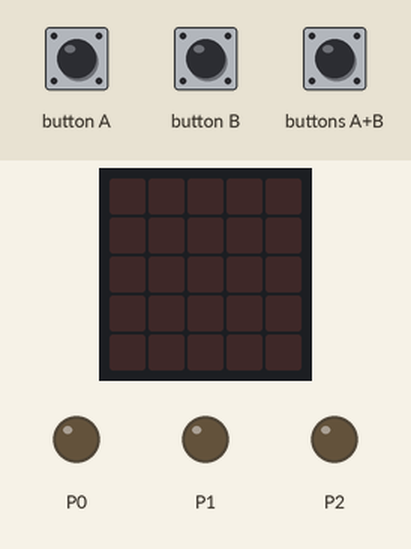
Simulated run of this program. Board: BBC micro:bit running MicroPython. Parts: the board's 5×5 LED display, output pins drawn as LEDs (lit = HIGH). Dashed ring = blinking. The test bench sets the inputs (shaded band).

Above: at 1.2 s.
1.3 s: buttons A+B pressed for 0.15 s
At 1.4 s:
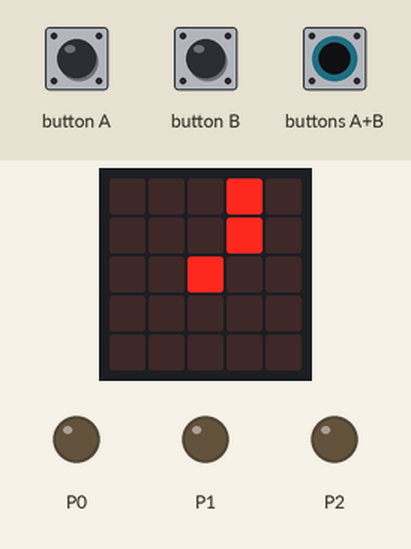
4.3 s: buttons A+B pressed for 1 s
At 4.4 s:
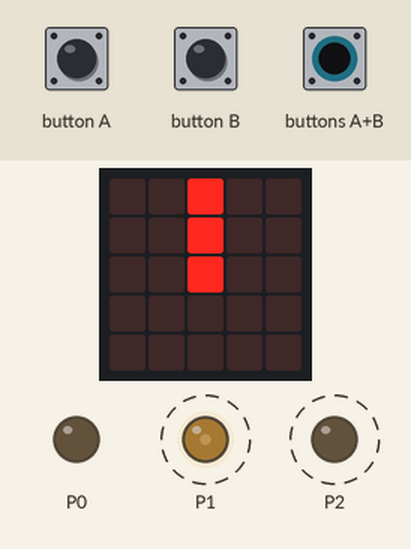
7.3 s: buttons A+B pressed for 3.2 s
At 9.61 s:
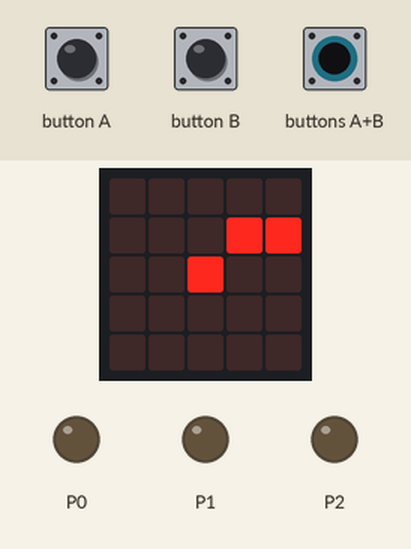
16.0 s: button A pressed for 0.15 s
At 16.63 s:
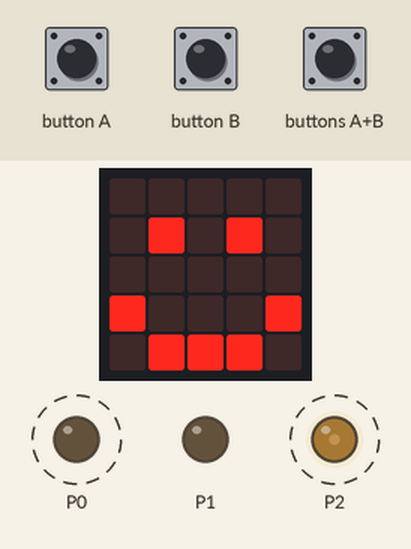
19.1 s: button B pressed for 0.15 s
At 19.2 s:
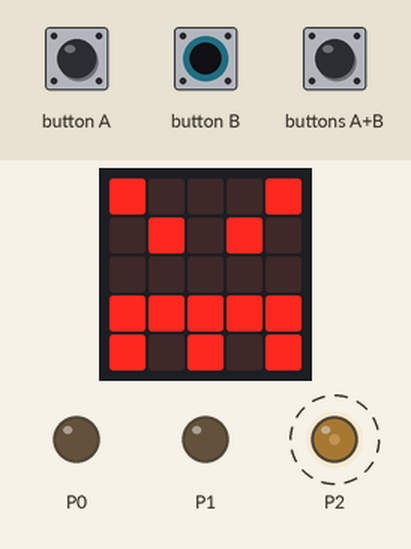
22.1 s: button A pressed for 1 s
At 22.6 s:
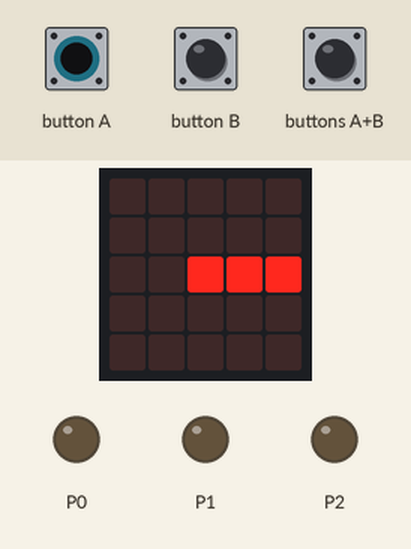
Timing chart, 0 to 26.1 s (numbered marks = the images above; inputs shaded):
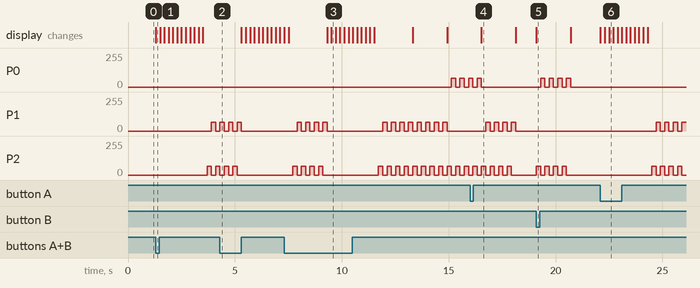

Measured:
- after the input at 1.3 s, P1: 0/255 → 64/255 after 2.6 s, → 0/255 0.20 s later; P2: 0/255 → 64/255 after 2.4 s, → 0/255 0.20 s later, → 64/255 0.20 s later; the display: changes at once (image 1)
- after the input at 4.3 s, P0: stays 0/255 (without the input it goes to 64/255 after 2.8 s); P1: goes on until 5.3 s, then stays 0/255; P2: goes on until 5.1 s, then stays 0/255
- after the input at 7.3 s, the display: first differs from a run without the input after 2.0 s (image 3 shows a later state)
- after the input at 16.0 s, P1: alternates 64/255 for 0.20 s and 0/255 for 0.20 s, 8 changes in all, then stays 0/255, starting after 0.73 s; the display: changes after 0.53 s (image 4)
- after the input at 19.1 s, P0: alternates 64/255 for 0.20 s and 0/255 for 0.20 s, 8 changes in all, then stays 0/255, starting after 0.20 s; P2: alternates 64/255 for 0.20 s and 0/255 for 0.20 s, 8 changes in all, then stays 0/255, starting at once; the display: changes at once (image 5)
- after the input at 22.1 s, P1: alternates 64/255 for 0.20 s and 0/255 for 0.20 s, starting after 2.6 s; P2: alternates 64/255 for 0.20 s and 0/255 for 0.20 s, starting after 2.4 s; the display: first changes at once (image 6 shows a later state)

The program:

10020152_4sk4-Ezra.py
```python
import microbit
import radio
import math
import music

#constants
mijnReserve  = 0
mijnSchool   = 20
mijnLeerling = 152

#setup
radio.config(group=1)
radio.on()

####################################################
##### vanaf hier mag je stukjes code aanpassen #####
####################################################

def functie_A():
    # deze code mag je veranderen
    microbit.display.show(microbit.Image.HAPPY)
    for i in range(4):
        microbit.pin2.write_analog(255)
        microbit.pin1.write_analog(0)
        microbit.pin0.write_analog(0)
        microbit.sleep(200)
        microbit.pin2.write_analog(0)
        microbit.pin1.write_analog(255)
        microbit.pin0.write_analog(0)
        microbit.sleep(200)
    microbit.pin2.write_analog(0)
    microbit.pin1.write_analog(0)
    microbit.pin0.write_analog(0)
    microbit.display.clear()
    # tot hier


def functie_B():
    # deze code mag je veranderen
    microbit.display.show(microbit.Image.ANGRY)
    for i in range(4):
        microbit.pin2.write_analog(255)
        microbit.pin1.write_analog(0)
        microbit.pin0.write_analog(0)
        microbit.sleep(200)
        microbit.pin2.write_analog(0)
        microbit.pin1.write_analog(0)
        microbit.pin0.write_analog(255)
        microbit.sleep(200)
    microbit.pin2.write_analog(0)
    microbit.pin1.write_analog(0)
    microbit.pin0.write_analog(0)
    microbit.display.clear()
    # tot hier


def functie_AB():
    # deze code mag je veranderen
    microbit.display.show(microbit.Image.CLOCK1)
    microbit.sleep(200)
    microbit.display.show(microbit.Image.CLOCK2)
    microbit.sleep(200)
    microbit.display.show(microbit.Image.CLOCK3)
    microbit.sleep(200)
    microbit.display.show(microbit.Image.CLOCK4)
    microbit.sleep(200)
    microbit.display.show(microbit.Image.CLOCK5)
    microbit.sleep(200)
    microbit.display.show(microbit.Image.CLOCK6)
    microbit.sleep(200)
    microbit.display.show(microbit.Image.CLOCK7)
    microbit.sleep(200)
    microbit.display.show(microbit.Image.CLOCK8)
    microbit.sleep(200)
    microbit.display.show(microbit.Image.CLOCK9)
    microbit.sleep(200)
    microbit.display.show(microbit.Image.CLOCK10)
    microbit.sleep(200)
    microbit.display.show(microbit.Image.CLOCK11)
    microbit.sleep(200)
    microbit.display.show(microbit.Image.CLOCK12)
    microbit.sleep(200)
    for i in range(4):
        microbit.pin2.write_analog(255)
        microbit.pin1.write_analog(0)
        microbit.pin0.write_analog(0)
        microbit.sleep(200)
        microbit.pin2.write_analog(0)
        microbit.pin1.write_analog(255)
        microbit.pin0.write_analog(0)
        microbit.sleep(200)
    microbit.pin2.write_analog(0)
    microbit.pin1.write_analog(0)
    microbit.pin0.write_analog(0)
    microbit.display.clear()
    # tot hier


############################################
###### tot hier mag je code aanpassen ######
############################################

def handleRadio(incoming):
    receivedNumber = float(incoming)
    nummerOntvangen = receivedNumber
    nummerKnopje    = int(nummerOntvangen / 1000000)
    nummerOntvangen = nummerOntvangen - nummerKnopje * 1000000
    nummerReserve   = int(nummerOntvangen / 100000)
    nummerOntvangen = nummerOntvangen - nummerReserve* 100000
    nummerSchool    = int(nummerOntvangen / 1000)
    nummerOntvangen = nummerOntvangen - nummerSchool * 1000
    nummerLeerling  = int(nummerOntvangen)

    if nummerReserve  == mijnReserve  or nummerReserve  == 0 :
        if nummerSchool   == mijnSchool   or nummerSchool   == 0:
            if nummerLeerling == mijnLeerling or nummerLeerling == 0:
                if nummerKnopje == 1:
                    #microbit.pin5.write_digital(0)
                    #microbit.sleep(50)
                    #microbit.pin5.write_digital(1)
                    functie_A()
                elif nummerKnopje == 2:
                    #microbit.pin11.write_digital(0)
                    #microbit.sleep(50)
                    #microbit.pin11.write_digital(1)
                    functie_B()
                else:
                    #microbit.pin5.write_digital(0)
                    #microbit.pin11.write_digital(0)
                    #microbit.sleep(50)
                    #microbit.pin5.write_digital(1)
                    #microbit.pin11.write_digital(1)
                    functie_AB()


def get_message():
    try:
        msg = radio.receive_bytes()
        if msg is not None:
            if int(msg[0]) == 01 and int(msg[1]) == 00 and int(msg[2]) == 01:
                packet_type = msg[3]
                if packet_type == 0:
                    payload = 0
                    for i in range(len(msg[12:])):
                        payload += msg[12+i] * math.pow(256, i)
                    handleRadio(payload)
    except Exception as e:
        radio.off()
        radio.on()


while True:
    get_message()

    if microbit.button_a.was_pressed() and microbit.button_b.was_pressed():
        functie_AB()
    elif microbit.button_a.get_presses() > 0:
        functie_A()
    elif microbit.button_b.get_presses() > 0:
        functie_B()
```
